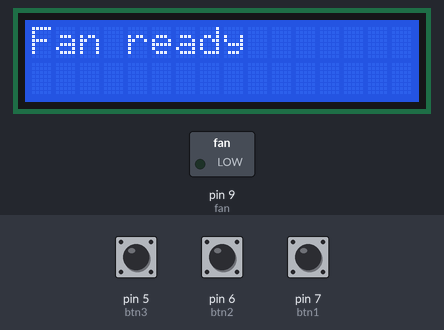
Recording of a sketch running on a simulated Arduino Uno, built with avr-gcc and run on an emulated ATmega328P. Parts: 16×2 character LCD, switched loads named in the sketch (green lamp = pin HIGH). Inputs (shaded band) come from the test bench; at power-on: pin 5 (btn3) HIGH, pin 6 (btn2) HIGH, pin 7 (btn1) HIGH.

Above: at 1.2 s.
1.3 s: pin 5 (btn3) pulled LOW for 0.15 s
At 2.1 s:
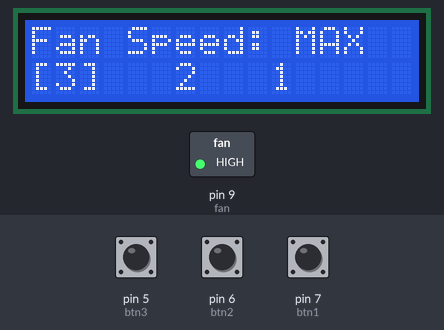
2.9 s: pin 6 (btn2) pulled LOW for 0.15 s
At 3.4 s:
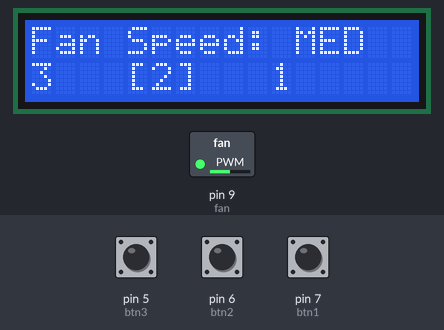
4.5 s: pin 7 (btn1) pulled LOW for 0.15 s
At 5.7 s:
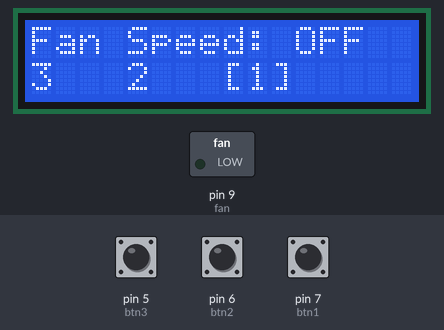
6.1 s: pin 5 (btn3) pulled LOW for 1 s
At 7.0 s:
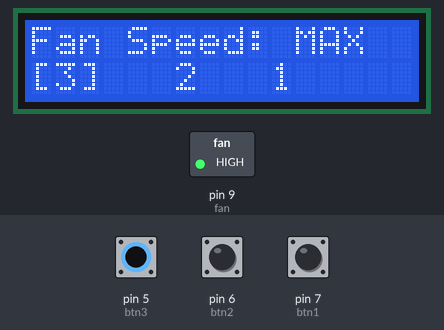
8.6 s: pin 6 (btn2) pulled LOW for 1 s
At 8.9 s:
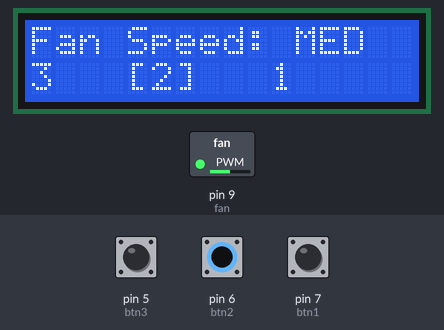
11.1 s: pin 5 (btn3) pulled LOW for 3.2 s
At 12.0 s:
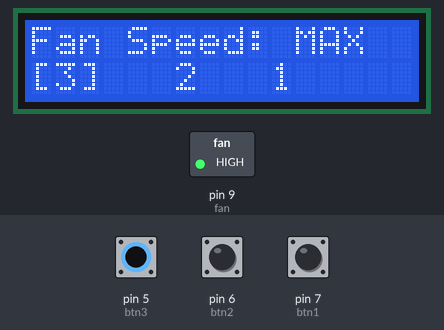
Timing chart, 0 to 14.1 s (numbered marks = the images above; inputs shaded):
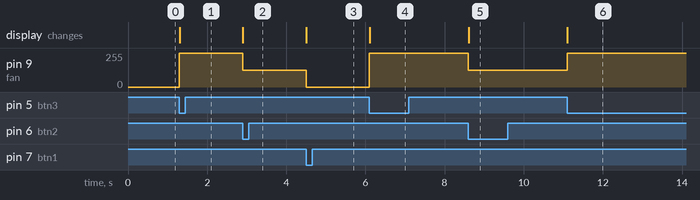

Measured:
- after the input at 1.3 s, pin 9 (fan): 0/255 → 255/255 at once; the display: changes at once (image 1)
- after the input at 2.9 s, pin 9 (fan): 255/255 → 127/255 at once; the display: changes at once (image 2)
- after the input at 4.5 s, pin 9 (fan): 127/255 → 0/255 at once; the display: changes at once (image 3)
- after the input at 6.1 s, pin 9 (fan): 0/255 → 255/255 at once; the display: changes at once (image 4)
- after the input at 8.6 s, pin 9 (fan): 255/255 → 127/255 at once; the display: changes at once (image 5)
- after the input at 11.1 s, pin 9 (fan): 127/255 → 255/255 at once; the display: changes at once (image 6)

The sketch:

FanSpeedController.ino
```cpp
#include <LiquidCrystal.h>
// Include required libraries

const int rs = 51, e = 50, d4 = 10, d5 = 11, d6 = 12, d7 = 13;
// Create variables for LCD pins
LiquidCrystal lcd(rs, e, d4, d5, d6, d7);

int speed = 0;
const int btn1 = 7;
const int btn2 = 6;
const int btn3 = 5;
const int fan = 9;
// Create variables for btns and fan output

int state = 0;
// Create a variable that corresponds to the fan setting, allowing for instantaneous fan speed switching

void setup() {
  pinMode(btn1, INPUT_PULLUP);
  pinMode(btn2, INPUT_PULLUP);
  pinMode(btn3, INPUT_PULLUP);
  pinMode(fan, OUTPUT);

  // Set the pin modes of btn pins and fan

  analogWrite(fan, speed);
  // Set the speed of the fan to current speed/0

  lcd.begin(16, 2);
  lcd.setCursor(0, 0);
  lcd.print("Fan ready");
  // Initialize LCD Screen
}

void loop() {

  if(digitalRead(btn3) == LOW) {
    // Check whether the button has been pressed
    if (state != 2) {
      // Check whether the fan state is the correct state
      state = 2;
      speed = 255;
      analogWrite(fan, speed);
      lcd.setCursor(0, 0);
      lcd.print("Fan Speed: MAX");
      lcd.setCursor(0, 1);
      lcd.print("[3]   2   1");
      // Print the updated speed to the LCD Screen
    }
    delay(150);
    // Delay for debounce
  }


  if(digitalRead(btn2) == LOW) {
    if (state != 1) {
      state = 1;
      speed = 127;
      analogWrite(fan, speed);
      lcd.setCursor(0, 0);
      lcd.clear();
      lcd.print("Fan Speed: MED");
      lcd.setCursor(0, 1);
      lcd.print("3   [2]   1");
    }
    delay(150);
  }
  // Does the same process but for a different button


  if(digitalRead(btn1) == LOW) {
    if (state != 0) {
      state = 0;
      speed = 0;
      analogWrite(fan, speed);
      lcd.setCursor(0, 0);
      lcd.clear();
      lcd.print("Fan Speed: OFF");
      lcd.setCursor(0, 1);
      lcd.print("3   2   [1]");
    }
    delay(150);
  }
  // Does pretty much the same procces but for a different button, as i said before
}
```
